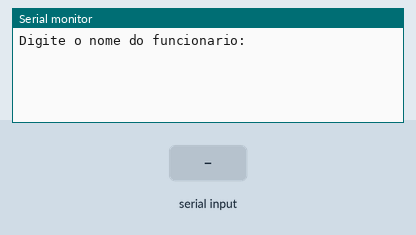
The sketch below on a simulated Arduino Uno, built with avr-gcc and run on an emulated ATmega328P. On the bench: the last lines printed to the serial monitor. Inputs (shaded band) come from the test bench.

Above: at 1.2 s.
1.3 s: "90,45\n" received over Serial
At 2.2 s:
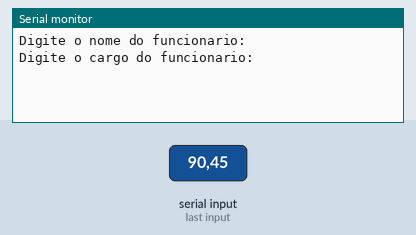
2.8 s: "30,150\n" received over Serial
At 3.4 s:
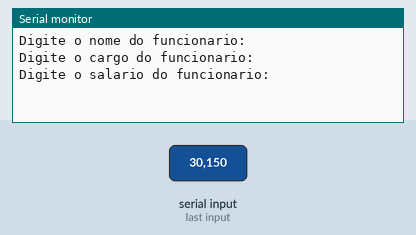
4.3 s: "5\n" received over Serial
At 5.6 s:
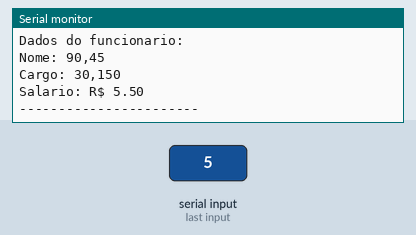

The sketch:

ex_8if1.ino
```cpp
// C++ code
//
void setup() {
  Serial.begin(9600); // Inicia a comunicação serial
}

void loop() {
  String nome, cargo;
  float salario;

  Serial.println("Digite o nome do funcionario:");
  while(!Serial.available()) {} // Aguarda entrada
  nome = Serial.readStringUntil('\n');

  Serial.println("Digite o cargo do funcionario:");
  while(!Serial.available()) {}
  cargo = Serial.readStringUntil('\n');

  Serial.println("Digite o salario do funcionario:");
  while(!Serial.available()) {}
  salario = Serial.parseFloat();
  Serial.read(); // Limpa o buffer

  // Verifica se o salário é menor que 1000
  if(salario < 1000) {
    salario = salario * 1.10; // Aumento de 10%
    Serial.println("Salario ajustado (+10%)");
  }

  // Exibe os resultados
  Serial.println("\nDados do funcionario:");
  Serial.print("Nome: ");
  Serial.println(nome);
  Serial.print("Cargo: ");
  Serial.println(cargo);
  Serial.print("Salario: R$ ");
  Serial.println(salario, 2); // Exibe com 2 casas decimais

  Serial.println("\n-----------------------\n");
  delay(2000); // Espera 2 segundos antes de reiniciar
}
```

Measured:
- after the input at 1.3 s, the serial monitor: prints a new line at once (image 1)
- after the input at 2.8 s, the serial monitor: prints a new line at once (image 2)
- after the input at 4.3 s, the serial monitor: prints a new line at once (image 3)
